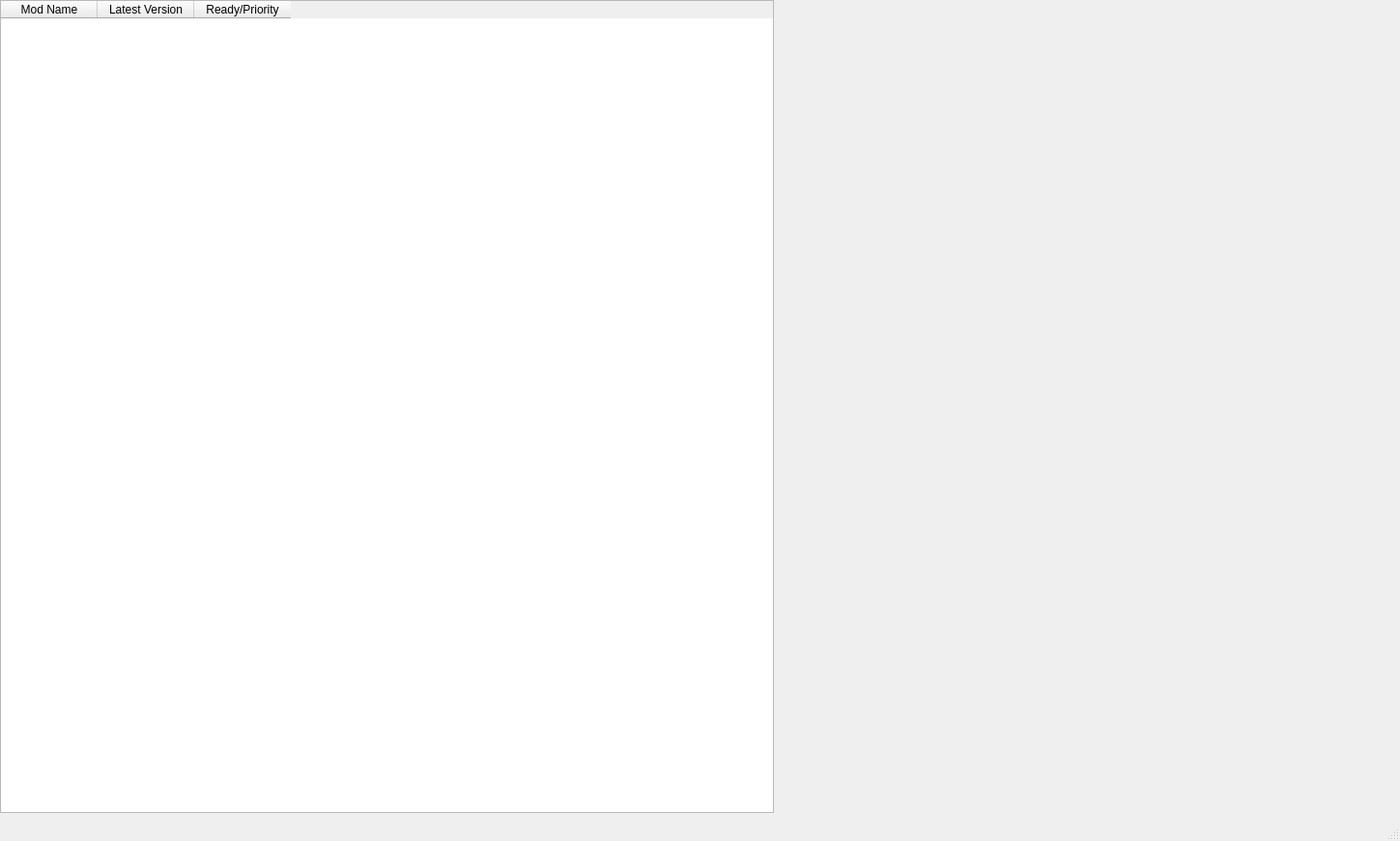
<?xml version="1.0" encoding="UTF-8"?>
<ui version="4.0">
 <class>MainWindow</class>
 <widget class="QMainWindow" name="MainWindow">
  <property name="geometry">
   <rect>
    <x>0</x>
    <y>0</y>
    <width>1449</width>
    <height>870</height>
   </rect>
  </property>
  <property name="windowTitle">
   <string>Mod Tracker</string>
  </property>
  <widget class="QWidget" name="centralwidget">
   <widget class="QTableWidget" name="tableWidget">
    <property name="geometry">
     <rect>
      <x>0</x>
      <y>0</y>
      <width>801</width>
      <height>841</height>
     </rect>
    </property>
    <column>
     <property name="text">
      <string>Mod Name</string>
     </property>
    </column>
    <column>
     <property name="text">
      <string>Latest Version</string>
     </property>
    </column>
    <column>
     <property name="text">
      <string>Ready/Priority</string>
     </property>
    </column>
   </widget>
  </widget>
  <widget class="QStatusBar" name="statusbar"/>
 </widget>
 <resources/>
 <connections/>
</ui>
